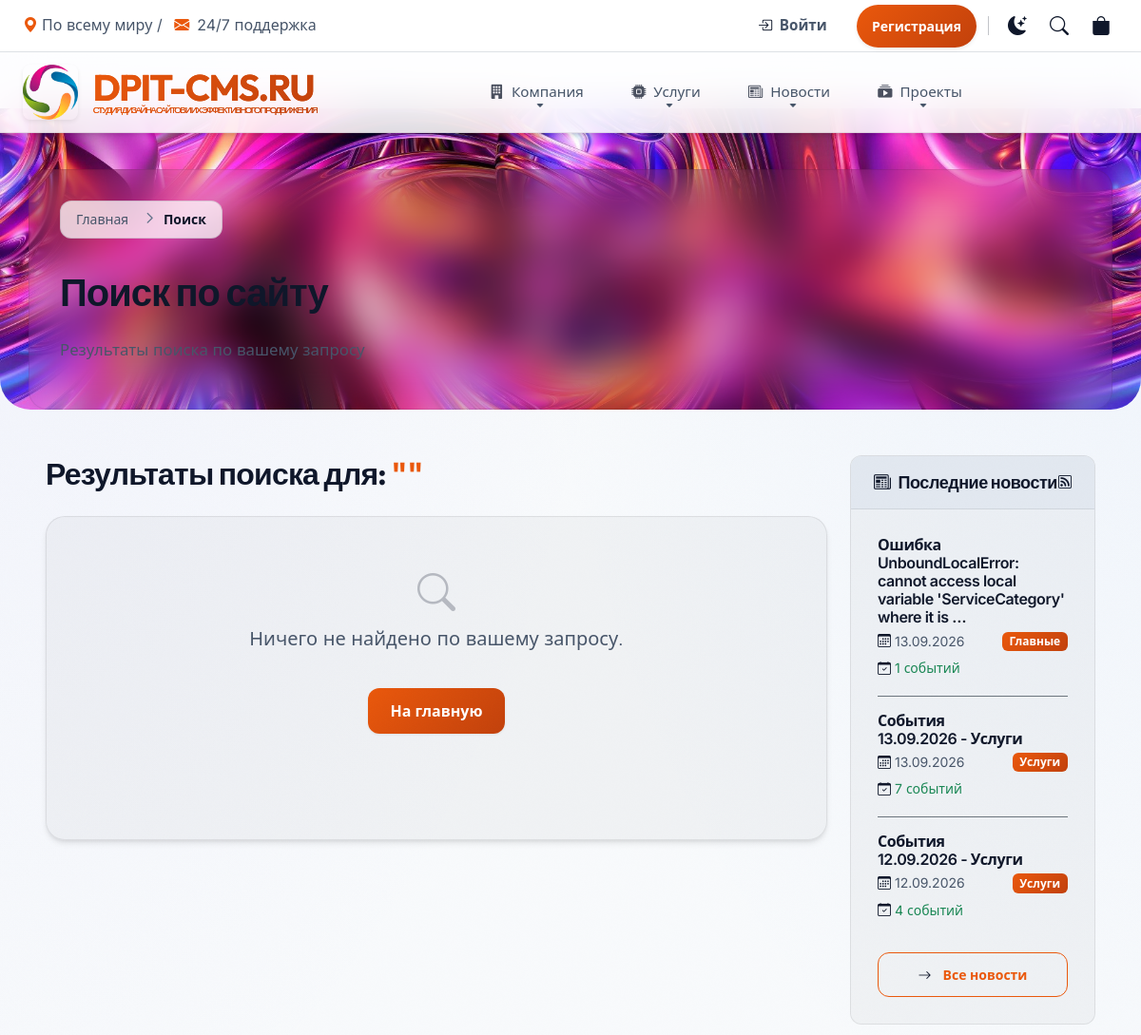
The app's page /search/ (upper part), older data.
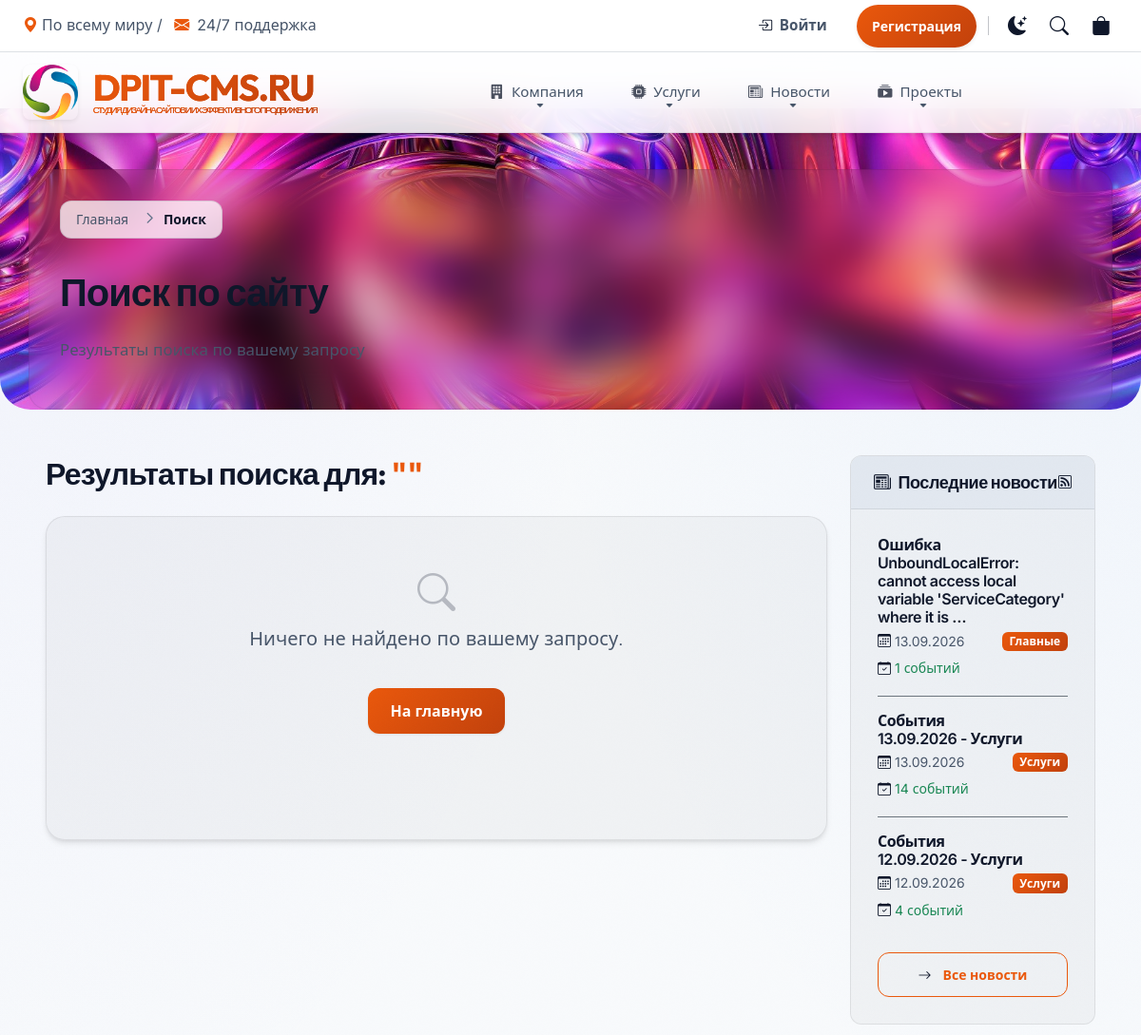
The same page, newer data.
### news/models.py (models this page shows, shortened)
class News(ActiveModel, SEOModel, TimestampModel):
    title = models.CharField(max_length=200, verbose_name="Заголовок")
    slug = models.SlugField(unique=True, verbose_name="URL")
    category = models.ForeignKey(
        NewsCategory, on_delete=models.CASCADE, verbose_name="Категория"
    )
    news_date = models.DateField(
        default=timezone.now,
        verbose_name="Дата новости",
        help_text="Дата, к которой относятся события (год, месяц, день)"
    )
    image = models.ImageField(
        upload_to=RenameUploadTo("news/images/"),
        verbose_name="Изображение",
        blank=True,
        null=True
    )
    content = HTMLField(verbose_name="Контент", default="<p>Контент сайта</p>")
    views = models.IntegerField(default=0, verbose_name="Просмотры")
    class Meta:
        verbose_name = "Новость"
        verbose_name_plural = "Новости"
        ordering = ["-news_date", "-created_at"]
        unique_together = [['category', 'news_date']]

class NewsCategory(ActiveModel, SEOModel, HeaderModel):
    name = models.CharField(max_length=100, verbose_name="Название")
    slug = models.SlugField(unique=True, verbose_name="URL")
    logo = models.ImageField(upload_to=RenameUploadTo("news/categories/"), verbose_name="Логотип")
    description = models.TextField(verbose_name="Описание")
    content = HTMLField(verbose_name="Описание на странице", default="<p>Описание</p>")
    order = models.IntegerField(default=0, verbose_name="Порядок")
    class Meta:
        verbose_name = "Категория новостей"
        verbose_name_plural = "Категории новостей"
        ordering = ["order", "name"]

### main/views.py (the view, shortened to what this page needs)
# urls.py: path("search/", views.global_search, name="search"),
def global_search(request):
    query = request.GET.get("q", "").strip()
    results = {
        'news': [],
        'portfolio': [],
        'services': [],
        'total_count': 0
    }
    if 'HX-Request' in request.headers:
        return render(request, "main/search_partial.html", {
            "query": query,
            "results": results
        })
    return render(request, "main/search_results.html", {
        "query": query,
        "results": results
    })

### cart/cart.py (called while the page is built, shortened)
    def __iter__(self):
        service_ids = [int(v['item_id']) for k, v in self.cart.items() if v.get('item_type') == 'service']
        portfolio_ids = [int(v['item_id']) for k, v in self.cart.items() if v.get('item_type') == 'portfolio']
        services = Service.objects.filter(id__in=service_ids)
        portfolios = Portfolio.objects.filter(id__in=portfolio_ids)
        service_dict = {s.id: s for s in services}
        portfolio_dict = {p.id: p for p in portfolios}
        import copy
        cart = copy.deepcopy(self.cart)

    def get_items(self):
        if not hasattr(self, '_items_cache'):
            self._items_cache = list(self.__iter__())
        return self._items_cache

    def __len__(self):
        return sum(item['quantity'] for item in self.get_items())

### cart/context_processors.py (called while the page is built)
def cart(request):
    return {'cart': Cart(request)}

### mysite/context_processors.py (called while the page is built)
def season_theme(request):
    month = datetime.datetime.now().month
    if month in (12, 1, 2):
        season = "winter"
    elif month in (3, 4, 5):
        season = "spring"
    elif month in (6, 7, 8):
        season = "summer"
    else:
        season = "autumn"
    return {"current_season": season}

### main/templates/main/search_results.html (shortened to what this page needs)
{% extends 'base.html' %}
{% load static %}
{% block content %}
<div class="row">
    <div class="col-12">
        <h2 class="mb-4">Результаты поиска для: <span class="text-primary">"{{ query }}"</span></h2>
        {% if results.total_count == 0 %}
            <div class="glass-card p-5 text-center">
                <i class="bi bi-search fs-1 mb-3 opacity-25"></i>
                <p class="lead">Ничего не найдено по вашему запросу.</p>
                <a href="{% url 'main:home' %}" class="btn btn-primary mt-3">На главную</a>
            </div>
        {% endif %}
    </div>
</div>
{% endblock %}

### templates/includes/sidebar/block_news.html
<div class="sidebar-card mb-4">
    <div class="sidebar-header d-flex justify-content-between align-items-center">
        <h5 class="mb-0 text-white"><i class="bi bi-newspaper me-2"></i>Последние новости</h5>
        <a href="{% url 'news:feed' %}" class="text-muted small" title="RSS лента">
            <i class="bi bi-rss"></i>
        </a>
    </div>
    <div class="card-body">
        {% for latest in latest_news %}
        <div class="mb-3 pb-3 {% if not forloop.last %}border-bottom border-secondary{% endif %}">
            <h6 class="fw-semibold mb-1">
                <a href="{% url 'news:detail' latest.slug %}" class="text-white text-decoration-none hover-primary">
                    {{ latest.title|truncatewords:10 }}
                </a>
            </h6>
            <div class="d-flex justify-content-between align-items-center">
                <small class="text-muted">
                    <i class="bi bi-calendar3 me-1"></i>{{ latest.news_date|date:"d.m.Y" }}
                </small>
                <span class="badge badge-category-name bg-primary">
                    {{ latest.category.name }}
                </span>
            </div>
            {% if latest.events.count > 0 %}
            <div class="mt-1">
                <small class="text-success">
                    <i class="bi bi-calendar-check me-1"></i>{{ latest.events.count }} событий
                </small>
            </div>
            {% endif %}
        </div>
        {% empty %}
        <p class="text-muted mb-0 small">Новости пока не опубликованы</p>
        {% endfor %}
        {% if latest_news %}
        <div class="text-center mt-2">
            <a href="{% url 'news:list' %}" class="btn btn-sm btn-outline-primary w-100">
                <i class="bi bi-arrow-right me-1"></i>Все новости
            </a>
        </div>
        {% endif %}
    </div>
</div>

Row changes from the older to the newer data that the page shows:
changed News "События 13.09.2026 - Услуги": events.count "7" → "14"
